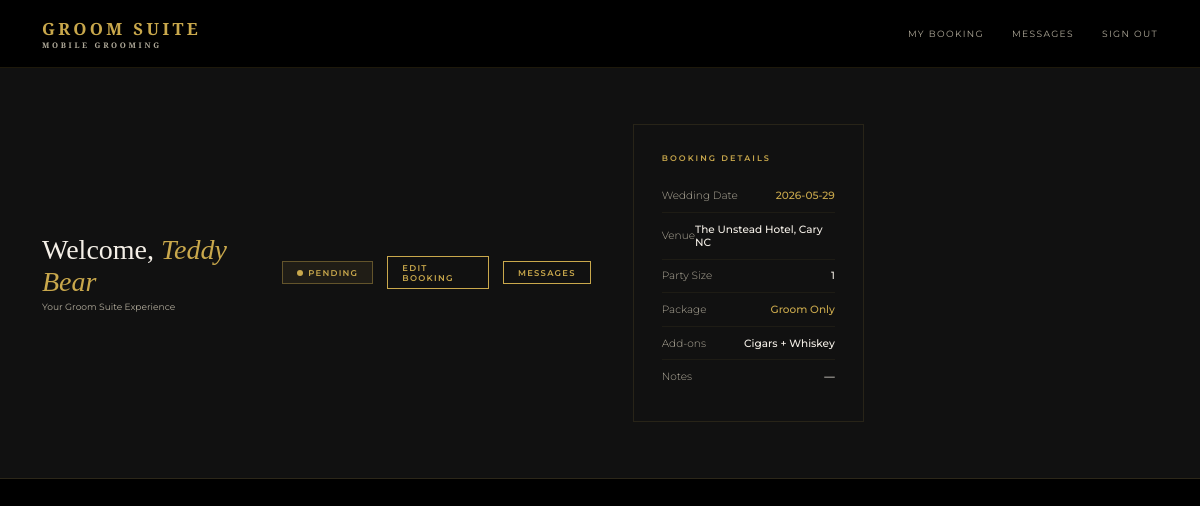
/portal (signed in), run on an earlier commit of the app's database.
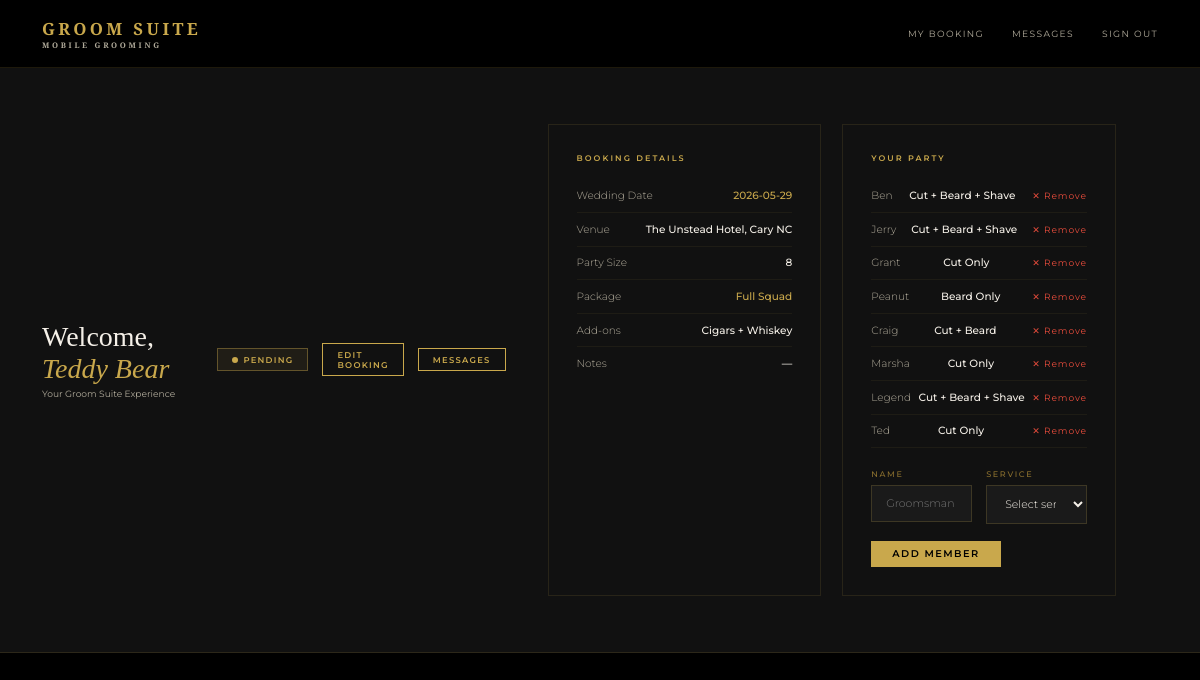
And on a later commit of the database.
### models.py (models this page shows)
class User(UserMixin, db.Model):
    id = db.Column(db.Integer, primary_key=True)
    name = db.Column(db.String(100), nullable=False)
    email = db.Column(db.String(120), unique=True, nullable=False)
    password = db.Column(db.String(200), nullable=False)
    role = db.Column(db.String(20), default='client')
    phone = db.Column(db.String(20))
    password_changed = db.Column(db.Boolean, default=False)
    bookings = db.relationship('Booking', backref='client', lazy=True)

class Booking(db.Model):
    id = db.Column(db.Integer, primary_key=True)
    wedding_date = db.Column(db.String(50), nullable=False)
    venue = db.Column(db.String(200), nullable=False)
    start_time = db.Column(db.String(20))
    party_size = db.Column(db.Integer, default=1)
    package = db.Column(db.String(100))
    addons = db.Column(db.String(200))
    notes = db.Column(db.Text)
    status = db.Column(db.String(20), default='pending')
    created_at = db.Column(db.DateTime, default=datetime.utcnow)
    user_id = db.Column(db.Integer, db.ForeignKey('user.id'), nullable=False)
    party_members = db.relationship('PartyMember', backref='booking', lazy=True)
    messages = db.relationship('Message', backref='booking_messages', lazy=True, foreign_keys='Message.booking_id')

class PartyMember(db.Model):
    id = db.Column(db.Integer, primary_key=True)
    name = db.Column(db.String(100), nullable=False)
    service = db.Column(db.String(100), nullable=False)
    booking_id = db.Column(db.Integer, db.ForeignKey('booking.id'), nullable=False)

### routes.py (the view)
    @app.route('/portal')
    @login_required
    def portal():
        if current_user.role == 'admin':
            return redirect(url_for('admin_dashboard'))
        booking = Booking.query.filter_by(user_id=current_user.id).first()
        return render_template('portal.html', booking=booking)

### auth.py (called while the page is built)
def register_routes(app, login_manager):
    @login_manager.user_loader
    def load_user(user_id):
        return db.session.get(User, int(user_id))
    @app.route('/login', methods=['GET', 'POST'])
    def login():
        if request.method == 'POST':
            email = request.form.get('email')
            password = request.form.get('password')
            user = User.query.filter_by(email=email).first()
            if user and check_password_hash(user.password, password):
                login_user(user)
                if user.role == 'admin':
                    return redirect(url_for('index'))
                return redirect(url_for('portal'))
            flash('Invalid email or password')
        return render_template('login.html')
    @app.route('/logout')
    @login_required
    def logout():
        logout_user()
        return redirect(url_for('index'))

### templates/portal.html (shortened to what this page needs)
{% extends 'base.html' %}
{% block content %}
<div class="portal-header">
  <div>
    <h1 class="portal-greeting">Welcome, <span>{{ current_user.name }}</span></h1>
    <p class="portal-meta">Your Groom Suite Experience</p>
  </div>
  {% if booking %}
  <div style="display:flex;gap:1rem;align-items:center;">
    <div class="status-badge status-{{ booking.status }}">
      <span class="status-dot"></span>
      {{ booking.status|capitalize }}
    </div>
    <a href="{{ url_for('edit_booking') }}" class="btn-outline" style="padding:0.4rem 1rem;font-size:0.6rem;">Edit Booking</a>
    <a href="{{ url_for('portal_messages') }}" class="btn-outline" style="padding:0.4rem 1rem;font-size:0.6rem;">Messages</a>
  </div>
  {% endif %}
<div class="portal-body">
  {% if booking %}
  <div class="portal-card">
    <div class="portal-card-title">Booking Details</div>
    <div class="detail-row">
      <span class="detail-label">Wedding Date</span>
      <span class="detail-value gold">{{ booking.wedding_date }}</span>
    </div>
    <div class="detail-row">
      <span class="detail-label">Venue</span>
      <span class="detail-value">{{ booking.venue }}</span>
    </div>
    <div class="detail-row">
      <span class="detail-label">Party Size</span>
      <span class="detail-value">{{ booking.party_size }}</span>
    </div>
    <div class="detail-row">
      <span class="detail-label">Package</span>
      <span class="detail-value gold">{{ booking.package or 'TBD' }}</span>
    </div>
    <div class="detail-row">
      <span class="detail-label">Add-ons</span>
      <span class="detail-value">{{ booking.addons or 'None' }}</span>
    </div>
    <div class="detail-row">
      <span class="detail-label">Notes</span>
      <span class="detail-value">{{ booking.notes or '—' }}</span>
    </div>
  </div>
  {% if booking.party_size > 1 %}
  <div class="portal-card">
    <div class="portal-card-title">Your Party</div>
    {% if booking.party_members %}
      {% for member in booking.party_members %}
      <div class="detail-row">
        <span class="detail-label">{{ member.name }}</span>
        <span class="detail-value">{{ member.service }}</span>
        <a href="{{ url_for('remove_member', id=member.id) }}" style="color:#e74c3c;font-size:0.65rem;text-decoration:none;letter-spacing:0.1em;">✕ Remove</a>
      </div>
      {% endfor %}
    {% else %}
      <p style="color:var(--white-dim);font-size:0.75rem;margin-bottom:1rem;">No party members added yet.</p>
    {% endif %}
    <form method="POST" action="{{ url_for('add_member') }}" style="margin-top:1.5rem;">
      <div class="form-row">
        <div class="form-field">
          <label>Name</label>
          <input type="text" name="member_name" placeholder="Groomsman name" required>
        </div>
        <div class="form-field">
          <label>Service</label>
          <select name="member_service" required>
            <option value="">Select service</option>
          </select>
        </div>
      </div>
      <button type="submit" class="btn-gold" style="width:auto;padding:0.55rem 1.5rem;">Add Member</button>
    </form>
  </div>
  {% endif %}
  {% else %}
  <div class="empty-state">
    <p>You don't have a booking yet.</p>
    <a href="{{ url_for('index') }}" class="btn-gold" style="margin-top:1.5rem;width:auto;padding:0.75rem 2rem;">Submit an Inquiry</a>
  </div>
  {% endif %}
</div>
{% endblock %}

### templates/base.html (shortened to what this page needs)
<!DOCTYPE html>
<html lang="en">
<head>
  <link rel="stylesheet" href="{{ url_for('static', filename='css/style.css') }}?v={{ range(1, 99999) | random }}">
</head>
<body>
  <nav class="navbar">
    <div class="nav-logo">Groom Suite <span>Mobile Grooming</span></div>
    <div class="nav-links">
      {% if current_user.is_authenticated %}
        {% if current_user.role == 'admin' %}
          <a href="{{ url_for('admin_dashboard') }}">Dashboard</a>
          <a href="{{ url_for('admin_dashboard') }}">Messages {% if unread_count > 0 %}<span class="unread-badge">{{ unread_count }}</span>{% endif %}</a>
          <a href="{{ url_for('admin_calendar') }}">Calendar</a>
        {% else %}
          <a href="{{ url_for('portal') }}">My Booking</a>
          <a href="{{ url_for('portal_messages') }}">Messages {% if unread_count > 0 %}<span class="unread-badge">{{ unread_count }}</span>{% endif %}</a>
        {% endif %}
        <a href="{{ url_for('logout') }}">Sign Out</a>
      {% else %}
        <a href="{{ url_for('index') }}">Home</a>
        <a href="{{ url_for('inquiry') }}">Book Now</a>
        <a href="{{ url_for('login') }}">Login</a>
      {% endif %}
    </div>
  </nav>
  {% block content %}{% endblock %}
</body>
</html>

### static/css/style.css (style rules this page uses)
*, *::before, *::after { box-sizing: border-box; margin: 0; padding: 0; }
:root { --gold: #C9A84C; --gold-light: #E8C96A; --gold-dim: #8a6f2e; --black: #000000; --black-2: #111111; --black-3: #1A1A1A; --black-5: #2C2C2C; --white: #F5F0E8; --white-dim: #b0aa9a; --font-display: 'Cormorant Garamond', serif; --font-body: 'Montserrat', sans-serif; }
html { font-size: 14px; }
body { font-family: var(--font-body); background: var(--black); color: var(--white); min-height: 100vh; }
.navbar { display: flex; align-items: center; justify-content: space-between; padding: 1.2rem 3rem; background: rgba(0,0,0,0.95); border-bottom: 1px solid rgba(201,168,76,0.15); position: sticky; top: 0; z-index: 100; }
.nav-logo { font-family: var(--font-display); font-size: 1.2rem; font-weight: 600; color: var(--gold); letter-spacing: 0.2em; text-transform: uppercase; }
.nav-logo span { display: block; font-size: 0.55rem; letter-spacing: 0.35em; color: var(--white-dim); }
.nav-links { display: flex; gap: 2rem; }
.nav-links a { font-size: 0.65rem; letter-spacing: 0.15em; text-transform: uppercase; color: var(--white-dim); text-decoration: none; transition: color 0.2s; }
.btn-gold { display: inline-block; width: auto; padding: 0.65rem 1.5rem; background: var(--gold); color: var(--black); font-family: var(--font-body); font-size: 0.7rem; font-weight: 600; letter-spacing: 0.15em; text-transform: uppercase; border: none; cursor: pointer; transition: background 0.2s; text-decoration: none; text-align: center; }
.btn-outline { display: inline-block; padding: 0.65rem 1.5rem; background: transparent; color: var(--gold); font-family: var(--font-body); font-size: 0.7rem; font-weight: 600; letter-spacing: 0.15em; text-transform: uppercase; border: 1px solid var(--gold); cursor: pointer; transition: all 0.2s; text-decoration: none; }
.form-field { margin-bottom: 1.2rem; text-align: left; }
.form-field label { display: block; font-size: 0.58rem; letter-spacing: 0.2em; text-transform: uppercase; color: var(--gold-dim); margin-bottom: 0.4rem; font-weight: 500; }
.form-field input, .form-field select, .form-field textarea { width: 100%; background: var(--black-3); border: 1px solid rgba(201,168,76,0.2); color: var(--white); font-family: var(--font-body); font-size: 0.78rem; font-weight: 300; padding: 0.75rem 1rem; outline: none; transition: border-color 0.2s; }
.form-field select option { background: var(--black-3); }
.form-row { display: grid; grid-template-columns: 1fr 1fr; gap: 1rem; }
.portal-header { padding: 2rem 3rem; background: var(--black-2); border-bottom: 1px solid rgba(201,168,76,0.15); display: flex; align-items: center; justify-content: space-between; }
.portal-greeting { font-family: var(--font-display); font-size: 2rem; font-weight: 300; }
.portal-greeting span { color: var(--gold); font-style: italic; }
.portal-meta { font-size: 0.65rem; color: var(--white-dim); margin-top: 0.25rem; }
.status-badge { display: inline-flex; align-items: center; gap: 0.4rem; padding: 0.4rem 1rem; font-size: 0.6rem; letter-spacing: 0.15em; text-transform: uppercase; font-weight: 600; border: 1px solid; }
.status-pending { border-color: rgba(201,168,76,0.4); color: var(--gold); background: rgba(201,168,76,0.08); }
.status-dot { width: 6px; height: 6px; border-radius: 50%; background: currentColor; }
.portal-body { padding: 2rem 3rem; display: grid; grid-template-columns: 1fr 1fr; gap: 1.5rem; }
.portal-card { background: var(--black-2); border: 1px solid rgba(201,168,76,0.12); padding: 2rem; }
.portal-card-title { font-size: 0.58rem; letter-spacing: 0.25em; text-transform: uppercase; color: var(--gold); margin-bottom: 1.2rem; font-weight: 600; }
.detail-row { display: flex; justify-content: space-between; align-items: center; padding: 0.7rem 0; border-bottom: 1px solid rgba(201,168,76,0.07); font-size: 0.75rem; }
.detail-row:last-child { border-bottom: none; }
.detail-label { color: var(--white-dim); font-weight: 300; }
.detail-value { color: var(--white); font-weight: 500; }
.detail-value.gold { color: var(--gold); }

What changed in the data, as far as the page shows it:
changed Booking "The Unstead Hotel, Cary NC": party_size "1" → "8"; package "Groom Only" → "Full Squad"
added PartyMember: name "Ben", service "Cut + Beard + Shave"
added PartyMember: name "Jerry", service "Cut + Beard + Shave"
added PartyMember: name "Grant", service "Cut Only"
added PartyMember: name "Peanut", service "Beard Only"
added PartyMember: name "Craig", service "Cut + Beard"
added PartyMember: name "Marsha", service "Cut Only"
added PartyMember: name "Legend", service "Cut + Beard + Shave"
added PartyMember: name "Ted", service "Cut Only"
Also different on the page:
form field member_service: (not shown) → "Select service"
text now shown: "YOUR PARTY NAME SERVICE ADD MEMBER"
